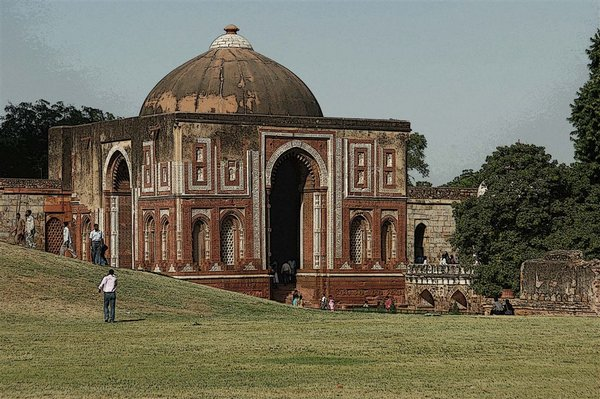
#> input picture keras-video-classification/keras-video-classification/data/alai_darwaza/102.jpg, 600 x 399 px, given as the content of the folder rs/Rawan Khaled/Desktop/Graduation Project/train/iron_pillar, which was not available
$ jupyter execute SVM_Classifier.ipynb
#> lines starting #> are read from the running program, lines starting #| are printed output that depends on the picture; pictures that were not available may be replaced by others from this repository, and a replacement may not be noted
[cell 1]
import os
import numpy as np
import cv2
import matplotlib.pyplot as plt
import pickle
import random
from sklearn.model_selection import train_test_split
from sklearn.svm import SVC
from sklearn import metrics

[cell 2]
dir = 'C:\\Users\\Rawan Khaled\\Desktop\\Graduation Project\\train'

categories = ['iron_pillar','qutub_minar','alai_darwaza']

data = []

for category in categories:
    path = os.path.join(dir,category)
    label = categories.index(category)

    for img in os.listdir(path):
        imgpath = os.path.join(path,img)
        Datimage = cv2.imread(imgpath,0)
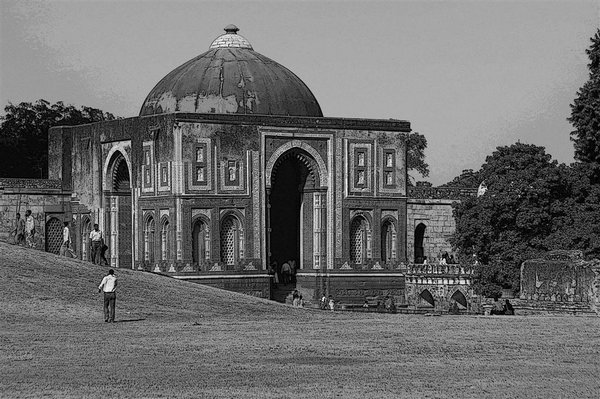
#> Datimage: shape (399, 600); min 0, max 255, mean 109.2
        Datimage = cv2.resize(Datimage,(50,50))
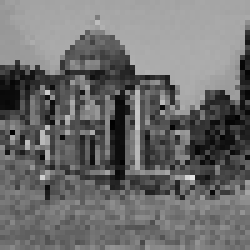
#> Datimage: shape (50, 50) (shown 5 times larger); min 1, max 225, mean 110
        image = np.array(Datimage).flatten()
#> image = 2500 values, max 225 at index 1788, min 1 at index 1222, mean 110

        data.append([image,label])

pick_in = open('data1.pickle','wb')
pickle.dump(data,pick_in)
pick_in.close()

[cell 3]
random.shuffle(data)
features = []
labels = []

for feature, label in data:
    features.append(feature)
    labels.append(label)

xtrain,xtest,ytrain,ytest=train_test_split(features,labels,test_size=0.20)
model = SVC(C=1,kernel='linear', gamma='auto')
model.fit(xtrain,ytrain)

svm_model=open('svm_model.sav','wb')
pickle.dump(model,svm_model)
svm_model.close()

[cell 4]
pick_in = open('data1.pickle','rb')
data = pickle.load(pick_in)
pick_in.close()

[cell 5]
svm_read=open('svm_model.sav','rb')
model=pickle.load(svm_read)
svm_read.close()

prediction=model.predict(xtest)
accuracy = model.score(xtest,ytest)

categories = ['iron_pillar','qutub_minar','alai_darwaza']

print('Accuracy: ',accuracy)
print('Prediction is: ',categories[prediction[0]])

my_classify=xtest[0].reshape(50,50)
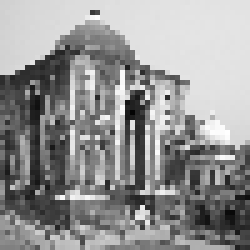
#> my_classify: shape (50, 50) (shown 5 times larger); min 4, max 255, mean 148.3
plt.imshow(my_classify,cmap='gray')
plt.show()
